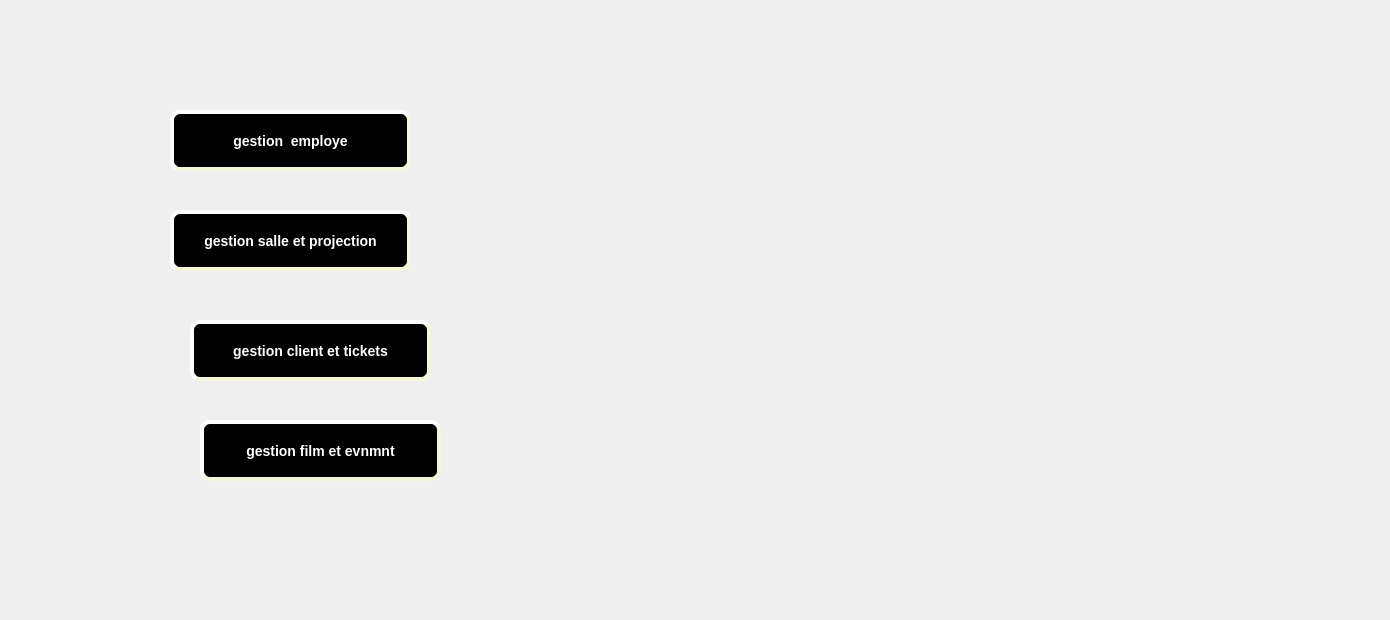
      <widget class="QWidget" name="page_2">
       <widget class="QPushButton" name="pushButton">
        <property name="geometry">
         <rect>
          <x>170</x>
          <y>110</y>
          <width>241</width>
          <height>61</height>
         </rect>
        </property>
        <property name="styleSheet">
         <string notr="true">background-color: rgb(0, 0, 0);
color: rgb(255, 255, 255);
     border-style: outset;
     border-width: 4px;
     border-radius: 10px;
     border-color: beige;
     font: bold 14px;
     min-width: 10em;
     padding: 6px</string>
        </property>
        <property name="text">
         <string>gestion  employe</string>
        </property>
       </widget>
       <widget class="QPushButton" name="pushButton_6">
        <property name="geometry">
         <rect>
          <x>200</x>
          <y>420</y>
          <width>241</width>
          <height>61</height>
         </rect>
        </property>
        <property name="styleSheet">
         <string notr="true">background-color: rgb(0, 0, 0);
color: rgb(255, 255, 255);
     border-style: outset;
     border-width: 4px;
     border-radius: 10px;
     border-color: beige;
     font: bold 14px;
     min-width: 10em;
     padding: 6px</string>
        </property>
        <property name="text">
         <string>gestion film et evnmnt</string>
        </property>
       </widget>
       <widget class="QLabel" name="label_27">
        <property name="geometry">
         <rect>
          <x>-40</x>
          <y>-20</y>
          <width>1381</width>
          <height>611</height>
         </rect>
        </property>
        <property name="text">
         <string/>
        </property>
        <property name="pixmap">
         <pixmap resource="image.qrc">:/panneau-clap-film-fond-rose-pour-equipement-tournage_9555-779.jpg</pixmap>
        </property>
        <property name="scaledContents">
         <bool>true</bool>
        </property>
       </widget>
       <widget class="QPushButton" name="pushButton_7">
        <property name="geometry">
         <rect>
          <x>190</x>
          <y>320</y>
          <width>241</width>
          <height>61</height>
         </rect>
        </property>
        <property name="styleSheet">
         <string notr="true">background-color: rgb(0, 0, 0);
color: rgb(255, 255, 255);
     border-style: outset;
     border-width: 4px;
     border-radius: 10px;
     border-color: beige;
     font: bold 14px;
     min-width: 10em;
     padding: 6px</string>
        </property>
        <property name="text">
         <string>gestion client et tickets</string>
        </property>
       </widget>
       <widget class="QPushButton" name="pushButton_8">
        <property name="geometry">
         <rect>
          <x>170</x>
          <y>210</y>
          <width>241</width>
          <height>61</height>
         </rect>
        </property>
        <property name="styleSheet">
         <string notr="true">background-color: rgb(0, 0, 0);
color: rgb(255, 255, 255);
     border-style: outset;
     border-width: 4px;
     border-radius: 10px;
     border-color: beige;
     font: bold 14px;
     min-width: 10em;
     padding: 6px</string>
        </property>
        <property name="text">
         <string>gestion salle et projection</string>
        </property>
       </widget>
       <zorder>label_27</zorder>
       <zorder>pushButton</zorder>
       <zorder>pushButton_6</zorder>
       <zorder>pushButton_7</zorder>
       <zorder>pushButton_8</zorder>
      </widget>
